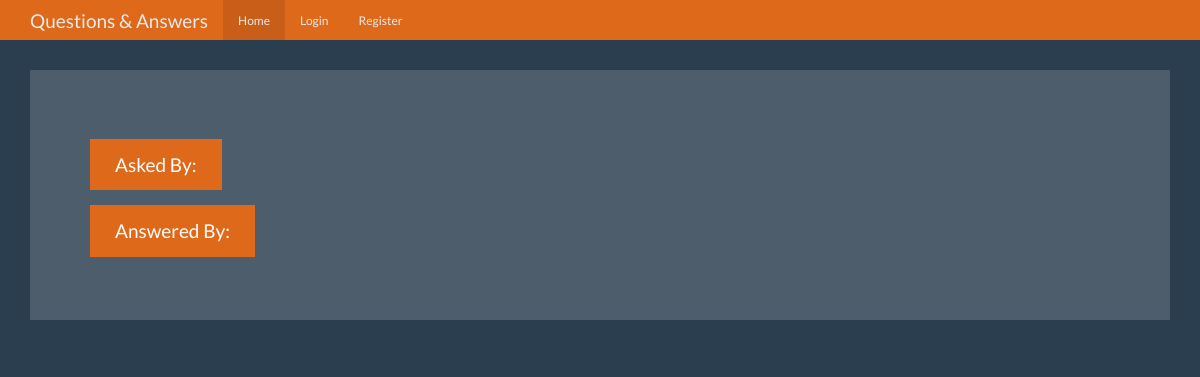
Before: /question/1 with the older database file.
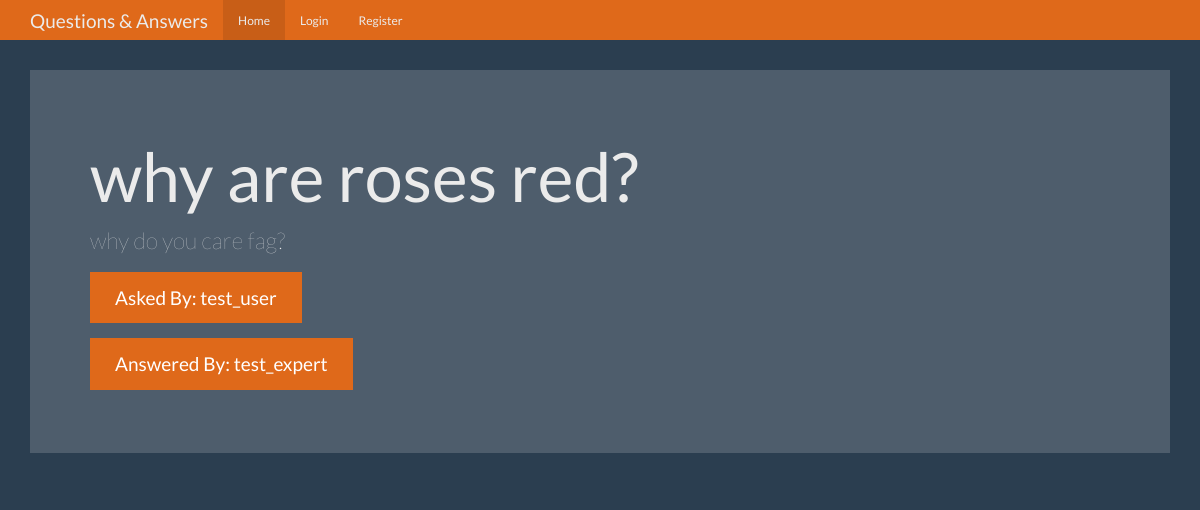
After: the same page with the newer database file.
### tables this page shows
CREATE TABLE questions (
    id integer primary key autoincrement,
    question_text text not null,
    answer_text text,
    asked_by_id integer not null,
    expert_id integer not null
);

CREATE TABLE users (
    id integer primary key autoincrement,
    name text not null,
    password text not null,
    expert boolean not null,
    admin boolean not null
);

### app.py (the view)
@app.route("/question/<int:question_id>")
def question(question_id):
    user = get_current_user()
    db = get_db()
    question_curs = db.execute(
        """select questions.question_text, questions.answer_text, askers.name as asker_name, experts.name as expert_name from questions
        join users as askers on askers.id = questions.asked_by_id
        join users as experts on experts.id = questions.expert_id where questions.id = ?""",
        [question_id],
    )
    question = question_curs.fetchone()
    return render_template("question.html", user=user, question=question)

### app.py (called while the page is built, shortened)
def get_current_user():
    user_result = None
    return user_result

### database.py (called while the page is built)
def connect_db():
    sql = sqlite3.connect("/home/jonathan/oreilly/flask/question_answer/questions.db")
    sql.row_factory = sqlite3.Row
    return sql

def get_db():
    if not hasattr(g, "sqlite_db"):
        g.sqlite_db = connect_db()
    return g.sqlite_db

### templates/question.html (shortened to what this page needs)
{% extends "base.html" %}
{% from "show_links.html" import show_links %}
{% block nav %}
{{ show_links(user) }}
{% endblock %}
{% block body %}
<div class="jumbotron">
  <h1>{{ question['question_text'] }}</h1>
  <p>{{ question['answer_text'] }}</p>
  <p><a class="btn btn-primary btn-lg">Asked By: {{ question['asker_name'] }}</a></p>
  <p><a class="btn btn-primary btn-lg">Answered By: {{ question['expert_name'] }}</a></p>
</div>
{% endblock %}

Changed rows visible on the page:
added questions: question_text "why are roses red?", answer_text "why do you care fag?"
now on this page (row unchanged): users: asker_name "test_user"
now on this page (row edited): users: expert_name "test_expert"
